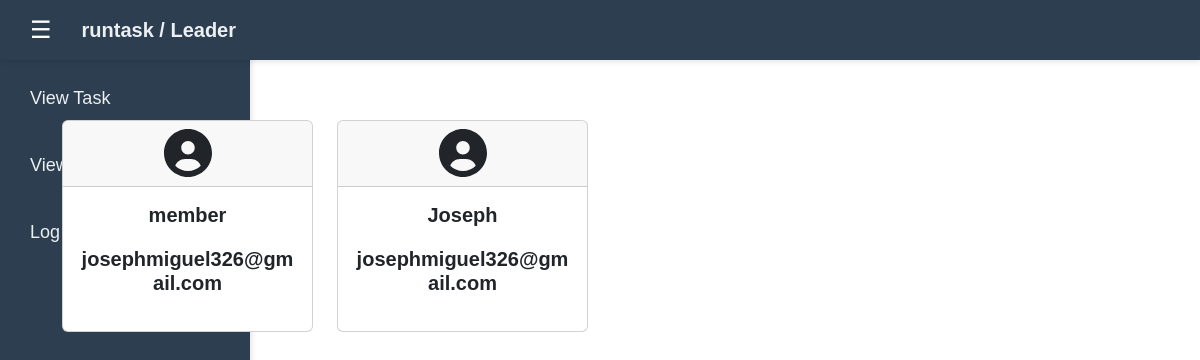
The app's page /view_user_leader/ with its own data.
### authentication/models.py (models this page shows)
class Member(models.Model):
    user = models.ForeignKey(User, on_delete=models.CASCADE, default=None, null=True)

### authentication/views.py (the view)
# urls.py: path('view_user_leader/', views.view_user_leader, name='view_user_leader'),
def view_user_leader(request):
    leaders = Leader.objects.all()
    members = Member.objects.all()
    tasks = Task.objects.all()
    return render(request, 'authentication/view_user_leader.html', {'members': members, 'leaders': leaders, 'tasks': tasks})

### templates/authentication/view_user_leader.html (shortened to what this page needs)
<!DOCTYPE html>
<html lang="en">
{% load static %}
<head>
    <link href="https://cdnjs.cloudflare.com/ajax/libs/bootstrap/5.3.0/css/bootstrap.min.css" rel="stylesheet">
    <link rel="stylesheet" href="/static/dashboard-styles.css">
</head>
<body >
    <nav id="navbar" style="width: 100%; height: 60px; background-color: #2c3e50; display: flex; align-items: center; padding: 0 20px; box-shadow: 0px 2px 5px rgba(0, 0, 0, 0.1); position: fixed; top: 0; left: 0; z-index: 1000;">
        <button id="toggleSidebarBtn" style="padding: 10px; background-color: transparent; color: white; border: none; cursor: pointer; font-size: 24px; display: flex; align-items: center; justify-content: center;">
            ☰
        </button>
        <div style="margin-left: 20px; color: #ecf0f1; font-size: 20px; font-weight: bold;">
            runtask / Leader
        </div>
    </nav>
    <nav id="sidebar" class="sidebar" style="width: 250px; height: 100vh; background-color: #2c3e50; display: flex; flex-direction: column; padding: 20px; box-shadow: 2px 0px 5px rgba(0, 0, 0, 0.1); position: fixed; left: 0; top: 0; transition: transform 0.3s;">
        <div class="sidebar-brand" style="margin-bottom: 30px;">
            <a href="/">
            </a>
        </div>
        <ul class="sidebar-links" style="list-style: none; padding: 0;">
            <li style="margin-bottom: 20px;">
                <a href="/dashboard_leader" style="color: #ecf0f1; text-decoration: none; font-size: 18px; display: block; padding: 10px; border-radius: 5px; transition: background-color 0.3s;">
                    View Task
                </a>
            </li>
            <li style="margin-bottom: 20px;">
                <a href="/view_user_leader" style="color: #ecf0f1; text-decoration: none; font-size: 18px; display: block; padding: 10px; border-radius: 5px; transition: background-color 0.3s;">
                    View User
                </a>
            </li>
            <li style="margin-bottom: 20px;">
                <a href="/" style="color: #ecf0f1; text-decoration: none; font-size: 18px; display: block; padding: 10px; border-radius: 5px; transition: background-color 0.3s;">
                    Log Out
                </a>
            </li>
        </ul>
    </nav>
    <div id="mainContent" style="transition: margin-left 0.3s;">
    <div class="dashboard container" style="margin-top: 100px; padding: 20px;">
        <div class="container">
            <div class="row">
                {% for member in members %}
                <div class="col-lg-3 col-md-4 col-sm-6 mb-4">
                    <div class="card h-100">
                        <div class="card-header text-center">
                            <i class="fas fa-user-circle fa-3x"></i>
                        </div>
                        <div class="card-body text-center">
                            <h5 class="card-title">{{ member.user.username }}</h5>
                            <h5 class="card-title">{{ member.user.email }}</h5>
                        </div>
                    </div>
                </div>
                {% empty %}
                <div class="col-12">
                    <div class="alert alert-warning text-center">
                        No members available.
                    </div>
                </div>
                {% endfor %}
            </div>
        </div>
    </div>
    </div>
</body>
</html>

### static/dashboard-styles.css (style rules this page uses)
body { font-family: Arial, sans-serif; margin: 0; padding: 0; }
.dashboard { padding: 20px; }
.dashboard h5 { font-weight: bold; margin-bottom: 20px; }

### records on screen
Member: user.username "member", user.email "josephmiguel326@gmail.com"
Member: user.username "Joseph", user.email "josephmiguel326@gmail.com"
